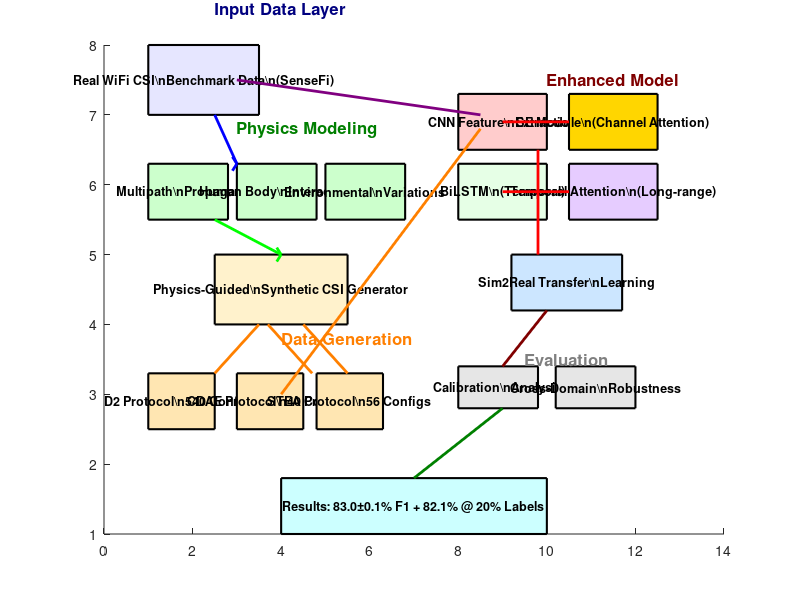

This chart was generated by the following MATLAB code: (Note: this script raises an error after producing the figure.)
% Figure 1: System Architecture Overview (Octave Version)
% IEEE IoTJ Compatible

close all; clear; clc;

fprintf('🏗️ Generating Figure 1: System Architecture Overview...\n');

% Create figure
figure('Position', [100, 100, 1400, 1000]);

% === System Architecture Components ===
hold on;

% Define component specifications
components = {
    % [x, y, width, height, color, label]
    {1, 7, 2.5, 1, [0.9, 0.9, 1.0], 'Real WiFi CSI\nBenchmark Data\n(SenseFi)'},
    {1, 5.5, 1.8, 0.8, [0.8, 1.0, 0.8], 'Multipath\nPropagation'},
    {3, 5.5, 1.8, 0.8, [0.8, 1.0, 0.8], 'Human Body\nInteraction'},
    {5, 5.5, 1.8, 0.8, [0.8, 1.0, 0.8], 'Environmental\nVariations'},
    {2.5, 4, 3, 1, [1.0, 0.95, 0.8], 'Physics-Guided\nSynthetic CSI Generator'},
    {1, 2.5, 1.5, 0.8, [1.0, 0.9, 0.7], 'D2 Protocol\n540 Configs'},
    {3, 2.5, 1.5, 0.8, [1.0, 0.9, 0.7], 'CDAE Protocol\n40 Configs'},
    {4.8, 2.5, 1.5, 0.8, [1.0, 0.9, 0.7], 'STEA Protocol\n56 Configs'},
    {8, 6.5, 2, 0.8, [1.0, 0.8, 0.8], 'CNN Feature\nExtraction'},
    {10.5, 6.5, 2, 0.8, [1.0, 0.84, 0.0], 'SE Module\n(Channel Attention)'},
    {8, 5.5, 2, 0.8, [0.9, 1.0, 0.9], 'BiLSTM\n(Temporal)'},
    {10.5, 5.5, 2, 0.8, [0.9, 0.8, 1.0], 'Temporal Attention\n(Long-range)'},
    {9.2, 4.2, 2.5, 0.8, [0.8, 0.9, 1.0], 'Sim2Real Transfer\nLearning'},
    {8, 2.8, 1.8, 0.6, [0.9, 0.9, 0.9], 'Calibration\nAnalysis'},
    {10.2, 2.8, 1.8, 0.6, [0.9, 0.9, 0.9], 'Cross-Domain\nRobustness'},
    {4, 1, 6, 0.8, [0.8, 1.0, 1.0], 'Results: 83.0±0.1% F1 + 82.1% @ 20% Labels'}
};

% Draw all components
for i = 1:length(components)
    comp = components{i};
    x = comp{1}; y = comp{2}; w = comp{3}; h = comp{4}; 
    color = comp{5}; label = comp{6};
    
    % Draw rectangle
    rectangle('Position', [x, y, w, h], 'FaceColor', color, 'EdgeColor', 'k', 'LineWidth', 1.5);
    
    % Add label
    text(x + w/2, y + h/2, label, 'HorizontalAlignment', 'center', 'FontWeight', 'bold', 'FontSize', 9);
end

% === Data Flow Arrows ===
% Real data to physics modeling
plot([2.5, 3], [7, 6.3], 'b-', 'LineWidth', 2);
plot([3 - 0.1, 3, 3 - 0.1], [6.3 - 0.1, 6.3, 6.3 + 0.1], 'b-', 'LineWidth', 2);

% Physics to generator
plot([2.5, 4], [5.5, 5], 'g-', 'LineWidth', 2);
plot([4 - 0.1, 4, 4 - 0.1], [5 - 0.1, 5, 5 + 0.1], 'g-', 'LineWidth', 2);

% Generator to protocols
plot([3.5, 2.5], [4, 3.3], 'Color', [1, 0.5, 0], 'LineWidth', 2);
plot([3.7, 4.7], [4, 3.3], 'Color', [1, 0.5, 0], 'LineWidth', 2);
plot([4.5, 5.5], [4, 3.3], 'Color', [1, 0.5, 0], 'LineWidth', 2);

% Real + synthetic to model
plot([3, 8.5], [7.5, 7], 'Color', [0.5, 0, 0.5], 'LineWidth', 2);
plot([4, 8.5], [3, 6.8], 'Color', [1, 0.5, 0], 'LineWidth', 2);

% Model flow
plot([9, 10.5], [6.9, 6.9], 'r-', 'LineWidth', 2);
plot([9, 10.5], [5.9, 5.9], 'r-', 'LineWidth', 2);
plot([9.8, 9.8], [6.5, 5], 'r-', 'LineWidth', 2);

% To evaluation
plot([10, 9], [4.2, 3.4], 'Color', [0.5, 0, 0], 'LineWidth', 2);

% To results
plot([9, 7], [2.8, 1.8], 'Color', [0, 0.5, 0], 'LineWidth', 2);

% === Add section labels ===
text(2.5, 8.5, 'Input Data Layer', 'FontWeight', 'bold', 'FontSize', 12, 'Color', [0, 0, 0.5]);
text(3, 6.8, 'Physics Modeling', 'FontWeight', 'bold', 'FontSize', 12, 'Color', [0, 0.5, 0]);
text(4, 3.8, 'Data Generation', 'FontWeight', 'bold', 'FontSize', 12, 'Color', [1, 0.5, 0]);
text(10, 7.5, 'Enhanced Model', 'FontWeight', 'bold', 'FontSize', 12, 'Color', [0.5, 0, 0]);
text(9.5, 3.5, 'Evaluation', 'FontWeight', 'bold', 'FontSize', 12, 'Color', [0.5, 0.5, 0.5]);

% === Key Innovation Highlights ===
% SE module highlight
rectangle('Position', [10.3, 6.3], [2.4, 1.0], 'FaceColor', 'none', 'EdgeColor', [1, 0.84, 0], 'LineWidth', 3, 'LineStyle', '--');

% === Title and formatting ===
title('Physics-Guided Synthetic WiFi CSI Framework: System Architecture Overview', 'FontSize', 14, 'FontWeight', 'bold');

xlim([0, 13]);
ylim([0.5, 9]);
axis off;

% Save figure
print(gcf, 'figure1_system_overview.pdf', '-dpdf', '-r300');
fprintf('✅ Figure 1 saved: figure1_system_overview.pdf\n');